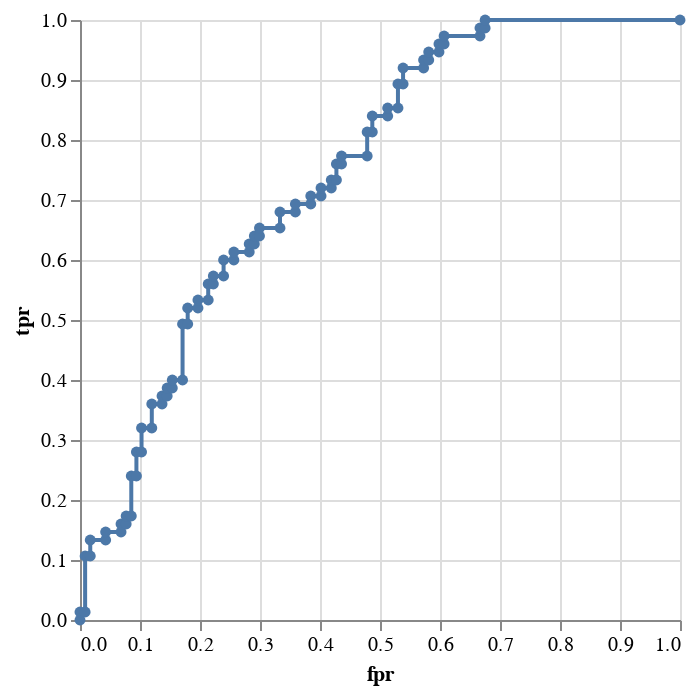

The notebook cell this image was saved under:
### Code cell
alt.Chart(df).mark_line(point=True).encode(
    x='fpr',
    y='tpr',
    tooltip='threshold'
)

### Figure 1 — Vega-Lite specification as saved in the notebook (floating-point values rounded to 4 significant figures)
{"config": {"view": {"continuousWidth": 300, "continuousHeight": 300}}, "data": {"name": "data-1a2c9df55c0865d0dad466205e3367f3"}, "mark": {"type": "line", "point": true}, "encoding": {"tooltip": {"field": "threshold", "type": "quantitative"}, "x": {"field": "fpr", "type": "quantitative"}, "y": {"field": "tpr", "type": "quantitative"}}, "$schema": "https://vega.github.io/schema/vega-lite/v5.8.0.json", "datasets": {"data-1a2c9df55c0865d0dad466205e3367f3": [{"fpr": 0.0, "tpr": 0.0, "threshold": null}, {"fpr": 0.0, "tpr": 0.01333, "threshold": 0.8452}, {"fpr": 0.008547, "tpr": 0.01333, "threshold": 0.8158}, {"fpr": 0.008547, "tpr": 0.1067, "threshold": 0.6936}, {"fpr": 0.01709, "tpr": 0.1067, "threshold": 0.6882}, {"fpr": 0.01709, "tpr": 0.1333, "threshold": 0.6826}, {"fpr": 0.04274, "tpr": 0.1333, "threshold": 0.6697}, {"fpr": 0.04274, "tpr": 0.1467, "threshold": 0.6664}, {"fpr": 0.06838, "tpr": 0.1467, "threshold": 0.6352}, {"fpr": 0.06838, "tpr": 0.16, "threshold": 0.6336}, {"fpr": 0.07692, "tpr": 0.16, "threshold": 0.6271}, {"fpr": 0.07692, "tpr": 0.1733, "threshold": 0.618}, {"fpr": 0.08547, "tpr": 0.1733, "threshold": 0.6151}, {"fpr": 0.08547, "tpr": 0.24, "threshold": 0.595}, {"fpr": 0.09402, "tpr": 0.24, "threshold": 0.5791}, {"fpr": 0.09402, "tpr": 0.28, "threshold": 0.57}, {"fpr": 0.1026, "tpr": 0.28, "threshold": 0.5635}, {"fpr": 0.1026, "tpr": 0.32, "threshold": 0.5581}, {"fpr": 0.1197, "tpr": 0.32, "threshold": 0.5533}, {"fpr": 0.1197, "tpr": 0.36, "threshold": 0.5456}, {"fpr": 0.1368, "tpr": 0.36, "threshold": 0.5359}, {"fpr": 0.1368, "tpr": 0.3733, "threshold": 0.5271}, {"fpr": 0.1453, "tpr": 0.3733, "threshold": 0.5169}, {"fpr": 0.1453, "tpr": 0.3867, "threshold": 0.5113}, {"fpr": 0.1538, "tpr": 0.3867, "threshold": 0.5095}, {"fpr": 0.1538, "tpr": 0.4, "threshold": 0.5085}, {"fpr": 0.1709, "tpr": 0.4, "threshold": 0.5047}, {"fpr": 0.1709, "tpr": 0.4933, "threshold": 0.4779}, {"fpr": 0.1795, "tpr": 0.4933, "threshold": 0.477}, {"fpr": 0.1795, "tpr": 0.52, "threshold": 0.4663}, {"fpr": 0.1966, "tpr": 0.52, "threshold": 0.4643}, {"fpr": 0.1966, "tpr": 0.5333, "threshold": 0.4603}, {"fpr": 0.2137, "tpr": 0.5333, "threshold": 0.4533}, {"fpr": 0.2137, "tpr": 0.56, "threshold": 0.4499}, {"fpr": 0.2222, "tpr": 0.56, "threshold": 0.4421}, {"fpr": 0.2222, "tpr": 0.5733, "threshold": 0.4356}, {"fpr": 0.2393, "tpr": 0.5733, "threshold": 0.4262}, {"fpr": 0.2393, "tpr": 0.6, "threshold": 0.4212}, {"fpr": 0.2564, "tpr": 0.6, "threshold": 0.3952}, {"fpr": 0.2564, "tpr": 0.6133, "threshold": 0.3952}, {"fpr": 0.2821, "tpr": 0.6133, "threshold": 0.3869}, {"fpr": 0.2821, "tpr": 0.6267, "threshold": 0.386}, {"fpr": 0.2906, "tpr": 0.6267, "threshold": 0.3835}, {"fpr": 0.2906, "tpr": 0.64, "threshold": 0.3831}, {"fpr": 0.2991, "tpr": 0.64, "threshold": 0.3827}, {"fpr": 0.2991, "tpr": 0.6533, "threshold": 0.3823}, {"fpr": 0.3333, "tpr": 0.6533, "threshold": 0.3692}, {"fpr": 0.3333, "tpr": 0.68, "threshold": 0.3648}, {"fpr": 0.359, "tpr": 0.68, "threshold": 0.3419}, {"fpr": 0.359, "tpr": 0.6933, "threshold": 0.3389}, {"fpr": 0.3846, "tpr": 0.6933, "threshold": 0.3328}, {"fpr": 0.3846, "tpr": 0.7067, "threshold": 0.3315}, {"fpr": 0.4017, "tpr": 0.7067, "threshold": 0.3304}, {"fpr": 0.4017, "tpr": 0.72, "threshold": 0.3303}, {"fpr": 0.4188, "tpr": 0.72, "threshold": 0.3211}, {"fpr": 0.4188, "tpr": 0.7333, "threshold": 0.3181}, {"fpr": 0.4274, "tpr": 0.7333, "threshold": 0.3163}, {"fpr": 0.4274, "tpr": 0.76, "threshold": 0.3114}, {"fpr": 0.4359, "tpr": 0.76, "threshold": 0.3051}, {"fpr": 0.4359, "tpr": 0.7733, "threshold": 0.2978}, {"fpr": 0.4786, "tpr": 0.7733, "threshold": 0.2876}, {"fpr": 0.4786, "tpr": 0.8133, "threshold": 0.2822}, {"fpr": 0.4872, "tpr": 0.8133, "threshold": 0.275}, {"fpr": 0.4872, "tpr": 0.84, "threshold": 0.2747}, {"fpr": 0.5128, "tpr": 0.84, "threshold": 0.2689}, {"fpr": 0.5128, "tpr": 0.8533, "threshold": 0.2682}, {"fpr": 0.5299, "tpr": 0.8533, "threshold": 0.262}, {"fpr": 0.5299, "tpr": 0.8933, "threshold": 0.2556}, {"fpr": 0.5385, "tpr": 0.8933, "threshold": 0.2544}, {"fpr": 0.5385, "tpr": 0.92, "threshold": 0.2469}, {"fpr": 0.5726, "tpr": 0.92, "threshold": 0.24}, {"fpr": 0.5726, "tpr": 0.9333, "threshold": 0.2388}, {"fpr": 0.5812, "tpr": 0.9333, "threshold": 0.2358}, {"fpr": 0.5812, "tpr": 0.9467, "threshold": 0.235}, {"fpr": 0.5983, "tpr": 0.9467, "threshold": 0.2326}, {"fpr": 0.5983, "tpr": 0.96, "threshold": 0.2308}, {"fpr": 0.6068, "tpr": 0.96, "threshold": 0.225}, {"fpr": 0.6068, "tpr": 0.9733, "threshold": 0.2193}, {"fpr": 0.6667, "tpr": 0.9733, "threshold": 0.1943}, {"fpr": 0.6667, "tpr": 0.9867, "threshold": 0.1934}, {"fpr": 0.6752, "tpr": 0.9867, "threshold": 0.1895}, {"fpr": 0.6752, "tpr": 1.0, "threshold": 0.1875}, {"fpr": 1.0, "tpr": 1.0, "threshold": 0.0131}]}}
